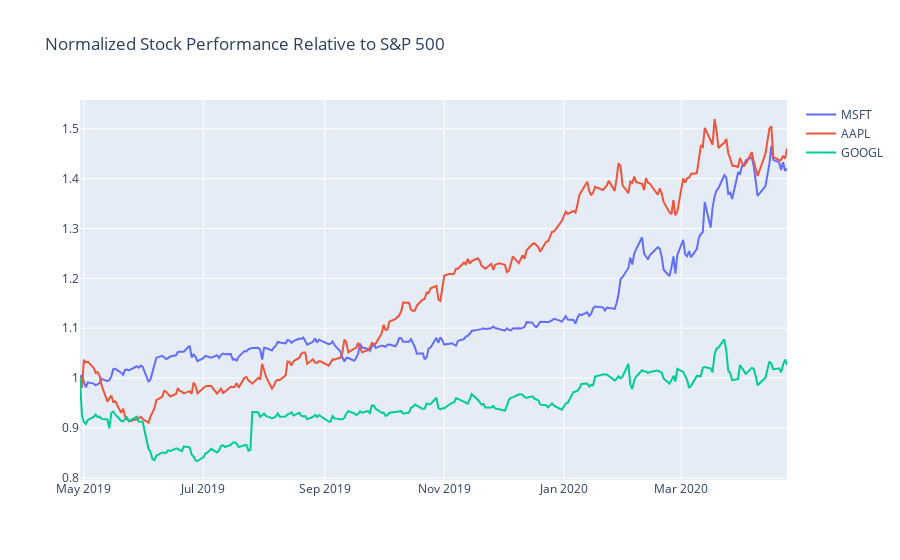

The cell this chart's notebook holds for it:
### Code cell
data = []
for stock in stocks.listOfStocks:
    data.append(
        go.Scatter(
            x = stock.time,
            y = stock.valsNorm,
            name = stock.name
        )
    )
layout = go.Layout(
  title = 'Normalized Stock Performance Relative to S&P 500',
  yaxis = dict(
    hoverformat = '.3g'
  )
)
fig = go.Figure(data=data,layout=layout)
py.iplot(fig)

### Figure 1 — Plotly figure (JSON) as saved in the notebook; plotly's stock layout.template omitted (floating-point values rounded to 4 significant figures; data arrays with more than 128 entries replaced by an {"elided": "..."} marker saying what was removed)
{"data": [{"name": "MSFT", "type": "scatter", "x": {"elided": "251 str values"}, "y": {"elided": "251 float values"}}, {"name": "AAPL", "type": "scatter", "x": {"elided": "251 str values"}, "y": {"elided": "251 float values"}}, {"name": "GOOGL", "type": "scatter", "x": {"elided": "251 str values"}, "y": {"elided": "251 float values"}}], "layout": {"title": {"text": "Normalized Stock Performance Relative to S&P 500"}, "yaxis": {"hoverformat": ".3g"}}}
